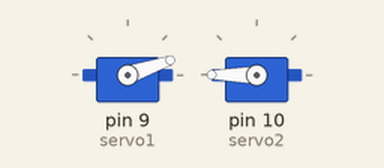
Bench run of a sketch on a simulated Arduino Uno, built with avr-gcc and run on an emulated ATmega328P. Parts: 2 × servo.

Above: at 3.55 s.
At 11.35 s:
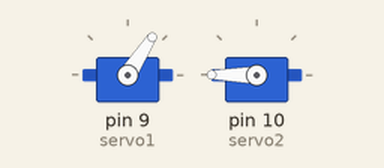
At 19.16 s:
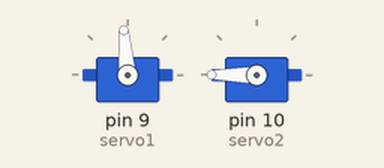
At 38.78 s:
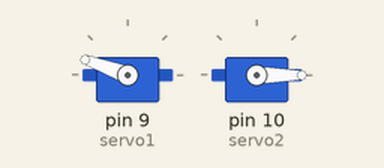
Timing chart, 0 to 40.0 s (numbered marks = the images above):
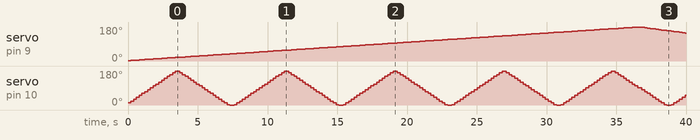

Measured:
- by itself, servo on pin 9 (servo1): rises from 2° to 180° in 36.3 s, then falls to 148° in 3.4 s

The sketch:

servo-arm-test.ino
```cpp
#include <Servo.h>

Servo servo1;
Servo servo2;

int angle1 = 1;
int angle2 = 1;

float oneInc = 1.3;
int twoInc = 10;


void setup() {
  servo1.attach(9);
  servo2.attach(10);
  Serial.begin(9600);
}

void loop() {

  if(angle1<=0 || angle1>=180){
    oneInc*=-1;
    delay(100);
  }
    if(angle2<=0 || angle2>=180){
    twoInc*=-1;
    delay(100);
  }

  angle1 += oneInc;
  angle2 += twoInc;

  //Serial.print(angle1);

  servo1.write(angle1);

  servo2.write(angle2);
  delay(200);


}
```
